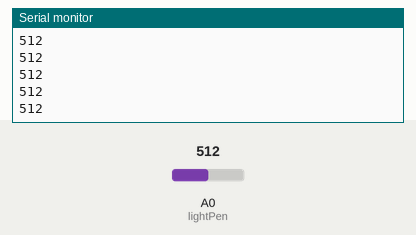
A sketch run on a simulated Arduino Uno, built with avr-gcc and run on an emulated ATmega328P. Shown: the last lines printed to the serial monitor. Inputs (shaded band) come from the test bench; at power-on: A0 (lightPen) = 512.

Above: at 1.2 s.
1.3 s: A0 (lightPen) set to 716
At 1.68 s:
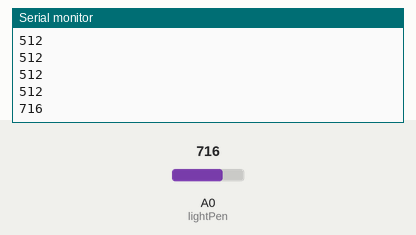
2.8 s: A0 (lightPen) set to 900
At 2.93 s:
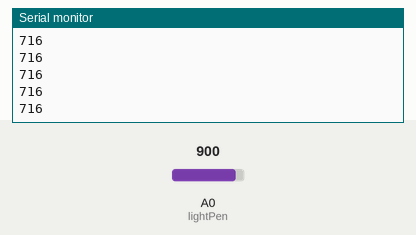
Timing chart, 0 to 5.8 s (numbered marks = the images above; inputs shaded):
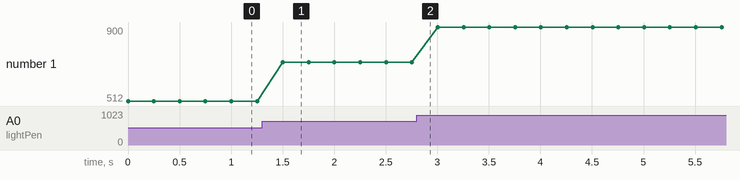

Measured:
- after the input at 1.3 s, the serial monitor: prints a new line after 0.20 s (image 1)
- plotted number 1: 512 → 716 after the input at 1.3 s, 716 → 900 after the input at 2.8 s

The sketch:

25Photoresistor.ino
```cpp
int lightPen=A0;
int lightVal;

void setup() {
pinMode(lightPen,INPUT);
Serial.begin(9600);
}

void loop() {
lightVal=analogRead(lightPen);
Serial.println(lightVal);
delay(250);
}
```
